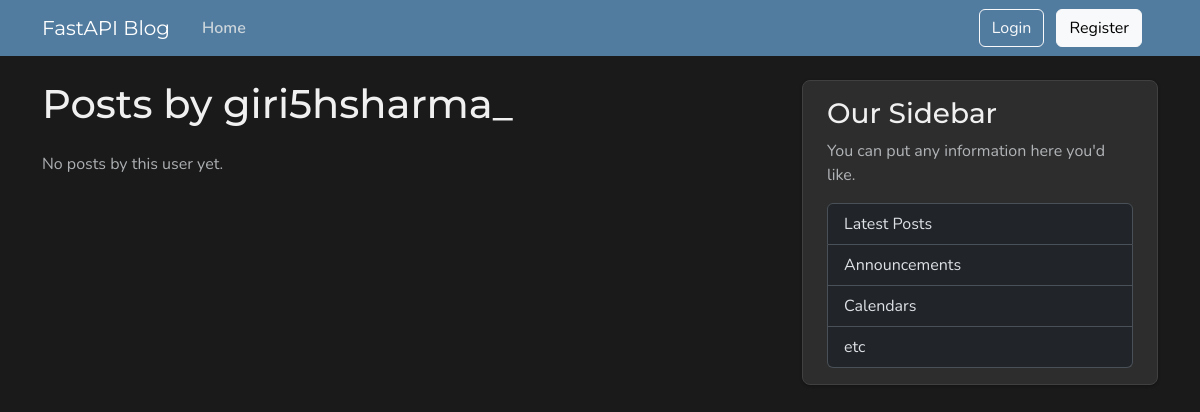
The page /users/2/posts on the database as committed earlier.
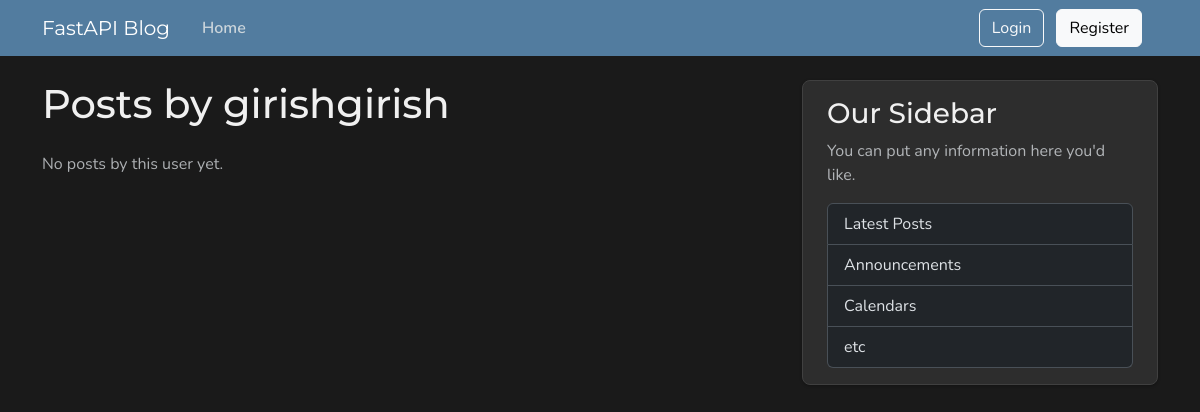
The same page on the database as committed later.
### models.py (models this page shows, shortened)
class User(Base):
    __tablename__ = "users"
    id: Mapped[int] = mapped_column(Integer, primary_key=True, index=True)
    username: Mapped[str] = mapped_column(String(50), unique=True, nullable=False)
    email: Mapped[str] = mapped_column(String(120), unique=True, nullable=False)
    password_hash: Mapped[str] = mapped_column(String(200), nullable=False)
    image_file: Mapped[str | None] = mapped_column(
        String(200),
        nullable=True,
        default=None,
    )
    posts: Mapped[list[Post]] = relationship(
        back_populates="author",
        cascade="all, delete-orphan",
    )

### main.py (the view)
@app.get("/users/{user_id}/posts", include_in_schema=False, name="user_posts")
async def user_posts_page(
    request: Request,
    user_id: int,
    db: Annotated[AsyncSession, Depends(get_db)],
):
    result = await db.execute(
        select(models.User).where(models.User.id == user_id)
    )
    user = result.scalars().first()
    if not user:
        raise HTTPException(
            status_code=status.HTTP_404_NOT_FOUND,
            detail="User not found",
        )
    result = await db.execute(
        select(models.Post)
        .options(selectinload(models.Post.author))
        .where(models.Post.user_id == user_id)
        .order_by(models.Post.date_posted.desc())
    )
    posts = result.scalars().all()
    return templates.TemplateResponse(
        request,
        "user_posts.html",
        {"posts": posts, "user": user, "title": f"{user.username}'s Posts"},
    )

### templates/user_posts.html
{% extends "layout.html" %} {% block content %}
<h1 class="mb-4">Posts by {{ user.username }}</h1>
{% for post in posts %}
<article class="content-section py-3 px-4 mb-4">
  <div class="d-flex align-items-start gap-4">
    <img
      class="rounded-circle article-img flex-shrink-0"
      src="{{ post.author.image_path }}"
      alt="{{ post.author.username }}'s profile picture"
      width="64"
      height="64"
      loading="lazy"
    />
    <div class="flex-grow-1">
      <div class="article-metadata mb-2">
        <a
          class="me-2"
          href="{{ url_for('user_posts', user_id=post.author.id) }}"
          >{{ post.author.username }}</a
        >
        <small class="text-body-secondary"
          >{{ post.date_posted.strftime("%B %d, %Y") }}</small
        >
      </div>
      <h2>
        <a
          class="article-title"
          href="{{ url_for('post_page', post_id=post.id) }}"
          >{{ post.title }}</a
        >
      </h2>
      <p class="article-content">{{ post.content }}</p>
    </div>
  </div>
</article>
{% else %}
<p class="text-body-secondary">No posts by this user yet.</p>
{% endfor %} {% endblock content %}

Rows that differ between the two databases and show on the page:
changed User: username "giri5hsharma_" → "girishgirish"
